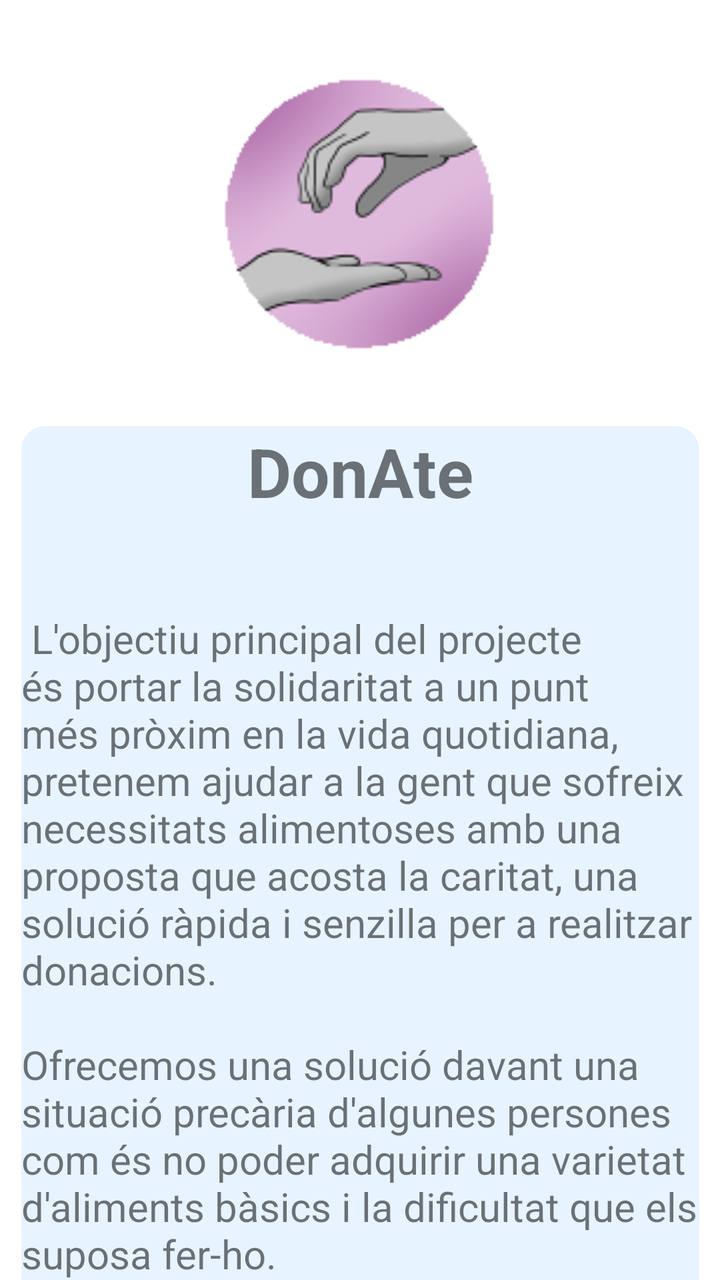
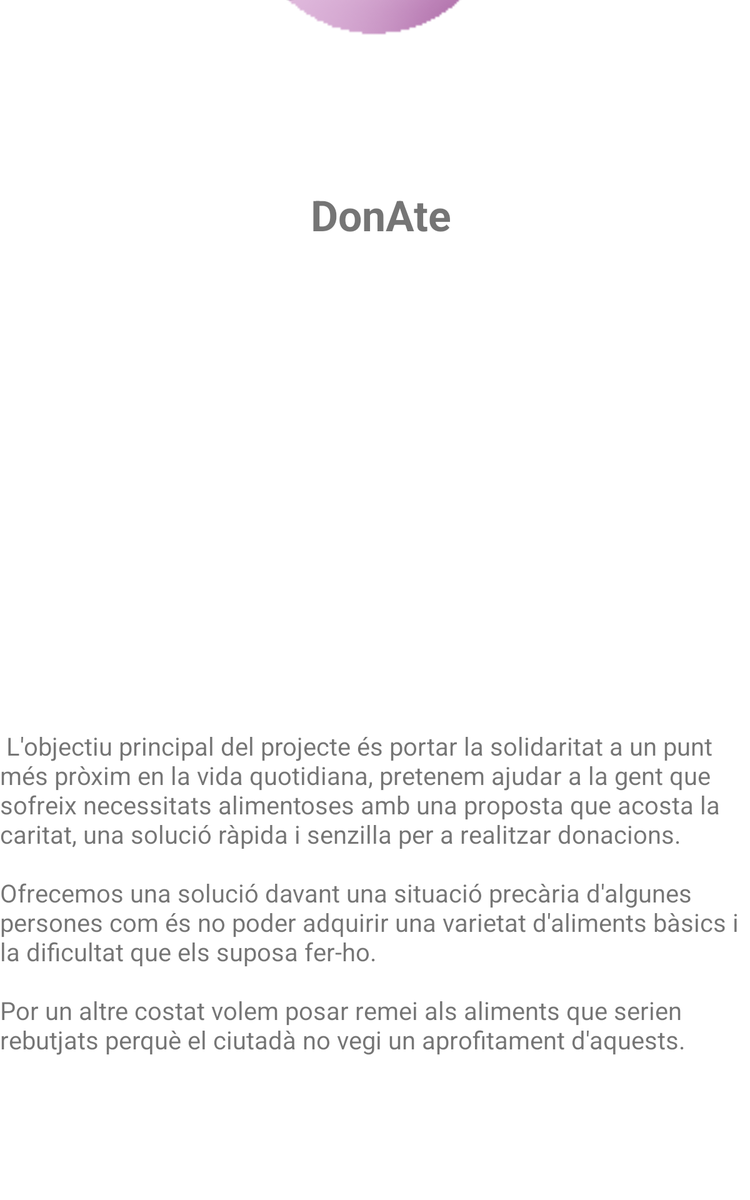

Compare how this app lays out the same screen by default and in its alternative resource folder. The renders come first, then the two layout files and the values they reference.
<!-- AndroidManifest.xml: application theme Theme.DonAte -->
<!-- res/layout/fragment_aboutus.xml -->
<?xml version="1.0" encoding="utf-8"?>
<layout xmlns:android="http://schemas.android.com/apk/res/android"
    xmlns:app="http://schemas.android.com/apk/res-auto"
    xmlns:tools="http://schemas.android.com/tools" >
    <androidx.constraintlayout.widget.ConstraintLayout
        android:id="@+id/container"
        android:layout_width="match_parent"
        android:layout_height="match_parent"
        tools:context=".ui.login.LoginActivity">

        <ImageView
            android:id="@+id/imageView"
            android:layout_width="149dp"
            android:layout_height="149dp"
            android:layout_marginStart="32dp"
            android:layout_marginTop="32dp"
            android:layout_marginEnd="32dp"
            android:contentDescription="@string/DescLogo"
            app:layout_constraintEnd_toEndOf="parent"
            app:layout_constraintStart_toStartOf="parent"
            app:layout_constraintTop_toTopOf="parent"
            app:srcCompat="@drawable/logoicono" />

        <ScrollView
            android:layout_width="339dp"
            android:layout_height="617dp"
            android:layout_marginStart="32dp"
            android:layout_marginTop="32dp"
            android:layout_marginEnd="32dp"
            app:layout_constraintEnd_toEndOf="parent"
            app:layout_constraintStart_toStartOf="parent"
            app:layout_constraintTop_toBottomOf="@+id/imageView"
            android:background="@drawable/windows">

            <LinearLayout
                android:layout_width="match_parent"
                android:layout_height="wrap_content"
                android:orientation="vertical">

                <TextView
                    android:id="@+id/textView8"
                    android:layout_width="match_parent"
                    android:layout_height="wrap_content"
                    android:text="@string/app_name"
                    android:textAlignment="center"
                    android:textSize="34sp"
                    android:textStyle="bold"
                    />

                <TextView
                    android:id="@+id/textView7"
                    android:layout_width="match_parent"
                    android:layout_height="match_parent"
                    android:fontFamily="sans-serif"
                    android:text="@string/AboutUs"
                    android:textSize="20sp" />

            </LinearLayout>
        </ScrollView>
    </androidx.constraintlayout.widget.ConstraintLayout>
</layout>
<!-- resources referenced by this layout -->
<resources>
  <!-- drawable logoicono: png bitmap (drawable, 10016 bytes) -->
  <!-- drawable windows (drawable) -->
  <?xml version="1.0" encoding="utf-8"?>
  <shape xmlns:android="http://schemas.android.com/apk/res/android">
      <corners android:radius="12dp" />
      <solid android:color="#80d0e8ff" />
  
  </shape>
  <string name="AboutUs">\n\nThe main objective of our project is to take the solidarity to a closer point in the cotidian life, we pretend to help people that suffer alimentary necessities with an idea which nears carity, a fast and easy solution to make donations.
      \n\n We offer a solution to a some people precarious situation like not being able to have a variety of basic aliments and the difficulty that it takes.
      \n\n On the other way, we want to solve the problem of the food wasted, due that the citizen can\'t use it.</string>
  <string name="DescLogo">App logo</string>
  <string name="app_name">DonAte</string>
  <style name="Theme.DonAte" parent="Theme.MaterialComponents.DayNight.DarkActionBar">
          
          <item name="colorPrimary">@color/white</item>
          <item name="colorPrimaryVariant">@color/white</item>
          <item name="colorOnPrimary">@color/white</item>
          
          <item name="colorSecondary">@color/morado_oscuro</item>
          <item name="colorSecondaryVariant">@color/morado_oscuro</item>
          <item name="colorOnSecondary">@color/black</item>
          
          <item name="android:statusBarColor" tools:targetApi="l">?attr/colorPrimaryVariant</item>
          
      </style>
  <color name="white">#FFFFFFFF</color>
  <color name="morado_oscuro">#AB47BC</color>
  <color name="black">#FF000000</color>
</resources>
<!-- res/layout-sw600dp/fragment_aboutus.xml (the repository's variant of the layout above) -->
<!-- drawn on a 7-inch tablet held upright -->
<?xml version="1.0" encoding="utf-8"?>
<layout xmlns:android="http://schemas.android.com/apk/res/android"
    xmlns:app="http://schemas.android.com/apk/res-auto"
    xmlns:tools="http://schemas.android.com/tools" >
    <ScrollView
        android:layout_width="match_parent"
        android:layout_height="match_parent"
        android:fillViewport="true">
        <androidx.constraintlayout.widget.ConstraintLayout
            android:id="@+id/container"
            android:layout_width="match_parent"
            android:layout_height="wrap_content"
            tools:context=".ui.LoginActivity"
            android:background="@color/azul_claro">


            <ImageView
                android:id="@+id/logoEditPerfil"
                android:layout_width="220dp"
                android:layout_height="243dp"
                android:layout_marginStart="300dp"
                android:layout_marginTop="100dp"
                android:layout_marginEnd="300dp"
                android:layout_marginBottom="100dp"
                android:contentDescription="@string/DescLogo"
                app:layout_constraintBottom_toTopOf="@+id/textView8"
                app:layout_constraintEnd_toEndOf="parent"
                app:layout_constraintStart_toStartOf="parent"
                app:layout_constraintTop_toTopOf="parent"
                app:srcCompat="@drawable/logoicono" />

            <TextView
                android:id="@+id/textView8"
                android:layout_width="318dp"
                android:layout_height="wrap_content"
                android:layout_marginBottom="50dp"
                android:text="@string/app_name"
                android:textAlignment="center"
                android:textSize="34sp"
                android:textStyle="bold"
                app:layout_constraintBottom_toTopOf="parent"
                app:layout_constraintEnd_toEndOf="parent"
                app:layout_constraintHorizontal_bias="0.516"
                app:layout_constraintStart_toStartOf="parent"
                app:layout_constraintTop_toBottomOf="@id/logoEditPerfil" />

            <TextView
                android:id="@+id/textView7"
                android:layout_width="0dp"
                android:layout_height="424dp"
                android:fontFamily="sans-serif"
                android:text="@string/AboutUs"
                android:textSize="20sp"
                app:layout_constraintBottom_toBottomOf="parent"
                app:layout_constraintEnd_toEndOf="parent"
                app:layout_constraintHorizontal_bias="0.0"
                app:layout_constraintStart_toStartOf="parent"
                app:layout_constraintTop_toBottomOf="@+id/textView8"
                app:layout_constraintVertical_bias="1.0" />
        </androidx.constraintlayout.widget.ConstraintLayout>
    </ScrollView>
</layout>
<!-- resources referenced by the variant -->
<!-- as a 7-inch tablet held upright resolves them -->
<resources>
  <!-- drawable logoicono: png bitmap (drawable, 10016 bytes) -->
  <string name="AboutUs">\n\nThe main objective of our project is to take the solidarity to a closer point in the cotidian life, we pretend to help people that suffer alimentary necessities with an idea which nears carity, a fast and easy solution to make donations.
      \n\n We offer a solution to a some people precarious situation like not being able to have a variety of basic aliments and the difficulty that it takes.
      \n\n On the other way, we want to solve the problem of the food wasted, due that the citizen can\'t use it.</string>
  <string name="DescLogo">App logo</string>
  <string name="app_name">DonAte</string>
  <style name="Theme.DonAte" parent="Theme.MaterialComponents.DayNight.DarkActionBar">
          
          <item name="colorPrimary">@color/white</item>
          <item name="colorPrimaryVariant">@color/white</item>
          <item name="colorOnPrimary">@color/white</item>
          
          <item name="colorSecondary">@color/morado_oscuro</item>
          <item name="colorSecondaryVariant">@color/morado_oscuro</item>
          <item name="colorOnSecondary">@color/black</item>
          
          <item name="android:statusBarColor" tools:targetApi="l">?attr/colorPrimaryVariant</item>
          
      </style>
  <color name="white">#FFFFFFFF</color>
  <color name="morado_oscuro">#AB47BC</color>
  <color name="black">#FF000000</color>
</resources>
